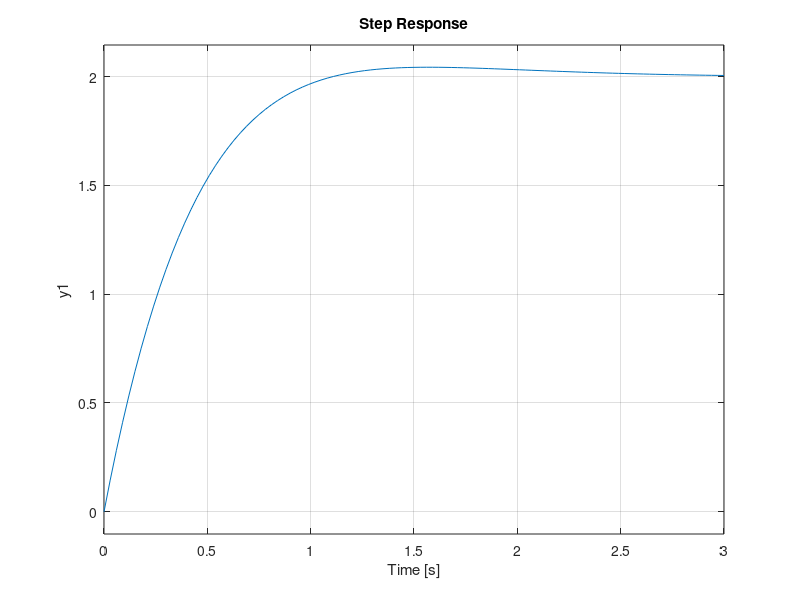

MATLAB code to generate this figure: (Note: this script raises an error after producing the figure.)
num = [5 10];
den = [1 4 5];

transfer_func = tf(num, den);
disp('G(s):')
transfer_func


disp('Poles:')
pole(transfer_func)
disp('Zeros:')
zero(transfer_func)


step(transfer_func)
disp('with step function as input:')
stepinfo(transfer_func)